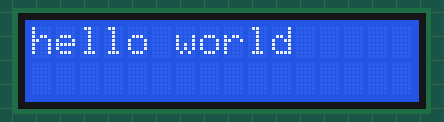
The sketch below on a simulated Arduino Uno, built with avr-gcc and run on an emulated ATmega328P. Parts: 16×2 character LCD.

Above: at 0.1 s.

The sketch:

LCD.ino
```cpp
#include <LiquidCrystal.h>
LiquidCrystal lcd(8,9,4,5,6,7);

void setup() {
  lcd.begin(16, 2);
}

void loop() {

  lcd.print("hello world");
  delay(3000);


  lcd.clear();
}
```
